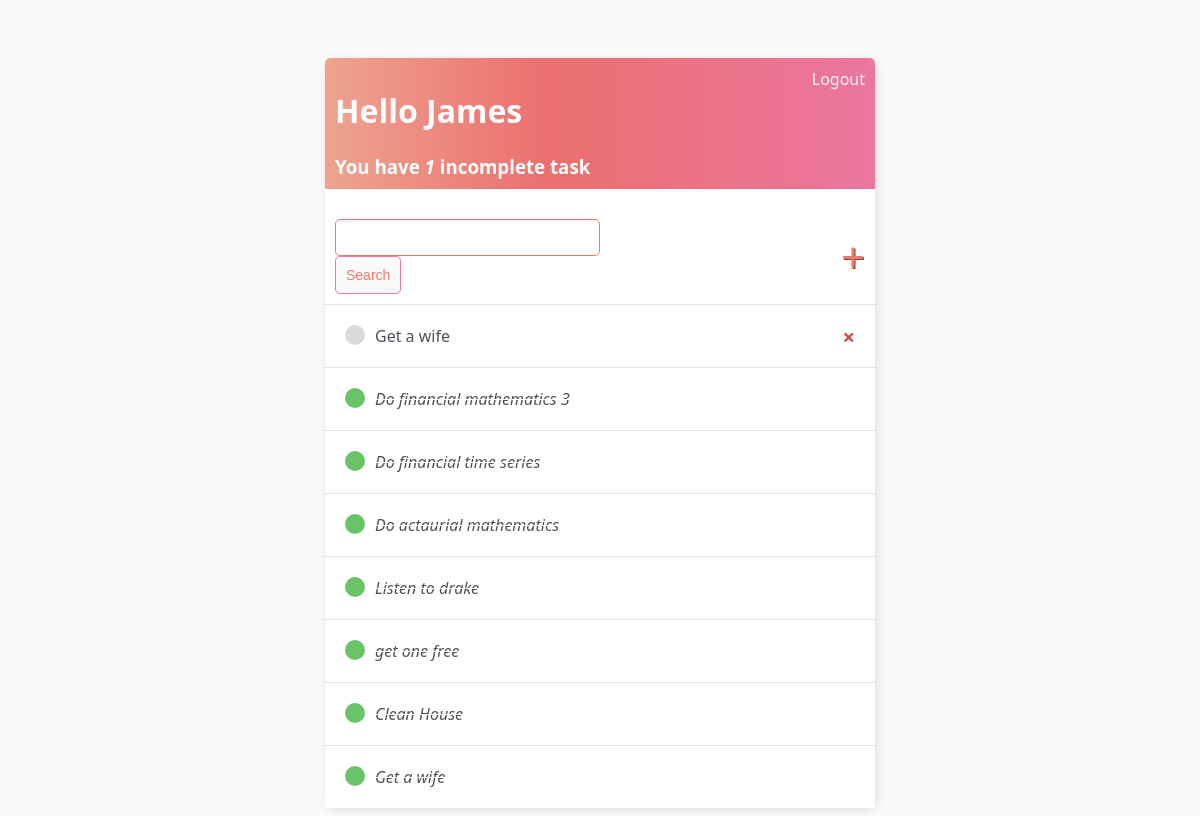
Screenshot of / (signed in) with the database file from the repository.
### base/models.py (models this page shows)
class Tasks(models.Model):
    user= models.ForeignKey(User, on_delete=models.CASCADE, null=True, blank=True)
    title= models.CharField(max_length=128, null=True, blank=True)
    description = models.TextField(null=True, blank=True)
    complete = models.BooleanField(default=False)
    create=models.DateField(auto_now_add=True)
    def __str__(self):
        return self.title
    class Meta:
        ordering= ["complete"]

### base/views.py (the view)
# urls.py: path("", TaskList.as_view(), name="tasks"),
class TaskList(LoginRequiredMixin,ListView):
    model = Tasks
    template_name = "base/tasks_list.html"
    context_object_name= "tasks"
    def get_context_data(self, **kwargs):
        context= super().get_context_data(**kwargs)
        context['tasks']= context['tasks'].filter(user=self.request.user)
        context['count']=context['tasks'].filter(complete=False).count()
        search_input = self.request.GET.get('search-area') or ''
        if search_input:
            context['tasks']=context['tasks'].filter(
                title__startswith=search_input)
        context['search_input']=search_input
        return context

### base/templates/base/tasks_list.html (shortened to what this page needs)
{% extends 'base/main.html' %}
{% block content %}
<div class="header-bar">
    <div>
        <h1>Hello {{request.user|title}}</h1>
        <h3 style="margin: 0;">You have <i>{{count}}</i> incomplete task{{count|pluralize:"s"}}</h3>
    </div>
    {% if request.user.is_authenticated %}
    <a href="{% url 'logout' %}">Logout</a>
    {% else %}
    <a href="{% url 'login' %}">Login</a>
    {% endif %}
</div>
<div id="search-add-wrapper" style="margin-top: 20px; display:flex;">
    <form method="get">
        <input type="text" name="search-area" value="{{search_input}}">
        <input class="button" type="submit" value="Search">
    </form>
    <a id="add-link" href="{% url 'create-task' %}" >&#x2b;</a>
</div>
<div class="task-items-wrapper">
    {% for task in tasks %}
    <div class="task-wrapper">
        {% if task.complete%}
         <div class="task-title">
            <div class="task-complete-icon"></div>
            <i><s><a href="{% url 'task-update' task.id %}">{{task}}</a></s></i>
         </div>
         {% else %}
         <div class="task-title">
            <div class="task-incomplete-icon"></div>
            <a href="{% url 'task-update' task.id %}">{{task}}</a>
         </div>
         <a class="delete-link" href="{% url 'task-delete' task.id %}">&#215;</a>
        {%endif%}
    </div>
    {% empty %}
        <h3>No items in list</h3>
    {% endfor %}
</div>
{% endblock content %} -->

### base/templates/base/main.html (shortened to what this page needs)
<!DOCTYPE html>
<html lang="en">
<head>
</head>
<body>
    <div class="container">
        {% block content %}
        {% endblock content %}

### base/templates/base/main.html (style rules this page uses)
body { background-color:#FAFAFA; font-family: system-ui, -apple-system, BlinkMacSystemFont, 'Segoe UI', Roboto, Oxygen, Ubuntu, Cantarell, 'Open Sans', 'Helvetica Neue', sans-serif; padding-top: 50px; }
.container { max-width: 550px; background-color: white; margin: auto; box-shadow: 2px 2px 13px -4px rgba(0, 0, 0, 0.21); --webit-box-shadow: 2px 2px 13px -4px rgba(0,0,0, 0.21); }
h1, h2, h3, h4, h5, h6, { font-family: 'Raleway', sans-serif; }
a, p { color: gray; }
.header-bar { display: flex; justify-content: space-between; color: #fff; padding: 10px; border-radius: 5px 5px 0 0; background: linear-gradient(90deg, #EEA390 0%, #EB706F 40%, #EB769F 100%); }
.header-bar a { color: #FAFAFA; text-decoration: none; }
.task-wrapper { display: flex; align-items: center; justify-content: space-between; padding: 20px; color: #fff; border-top: 1px solid rgb(226, 226, 226); }
.task-title { display: flex; }
.task-title a { text-decoration: none; color: #4b5156; margin-left: 10px; }
.task-complete-icon { height: 20px; width: 20px; background-color:rgb(105,195,105) ; border-radius: 50%; }
.task-incomplete-icon { height: 20px; width: 20px; background-color: rgb(218,218,218); border-radius: 50%; }
.delete-link { text-decoration: none; font-weight: 900; color: #cf4949; font-size: 22px; line-height: 0; }
#search-add-wrapper { display: flex; justify-content: space-between; align-items: center; padding: 10px; }
#add-link { color: #EB796F; text-decoration: none; font-size: 42px; text-shadow: 1px 1px #81431b; }
input[type=text], input[type=password], textarea { border: 1px solid #EB796F; border-radius: 5px; padding: 10px; width: 90%; }
.button { border: 1px solid #EB769F; background-color: #FAFAFA; color: #EB796F; padding: 10px; font-size: 14px; border-radius: 5px; cursor: pointer; text-decoration: none; }

### rows the page displays
Tasks: title "Get a wife"
Tasks: title "Do financial mathematics 3"
Tasks: title "Do financial time series"
Tasks: title "Do actaurial mathematics"
Tasks: title "Listen to drake"
Tasks: title "get one free"
Tasks: title "Clean House"
Tasks: title "Get a wife"

### other values shown
{{ request.user|title }} "James"
{{ count }} "1"
